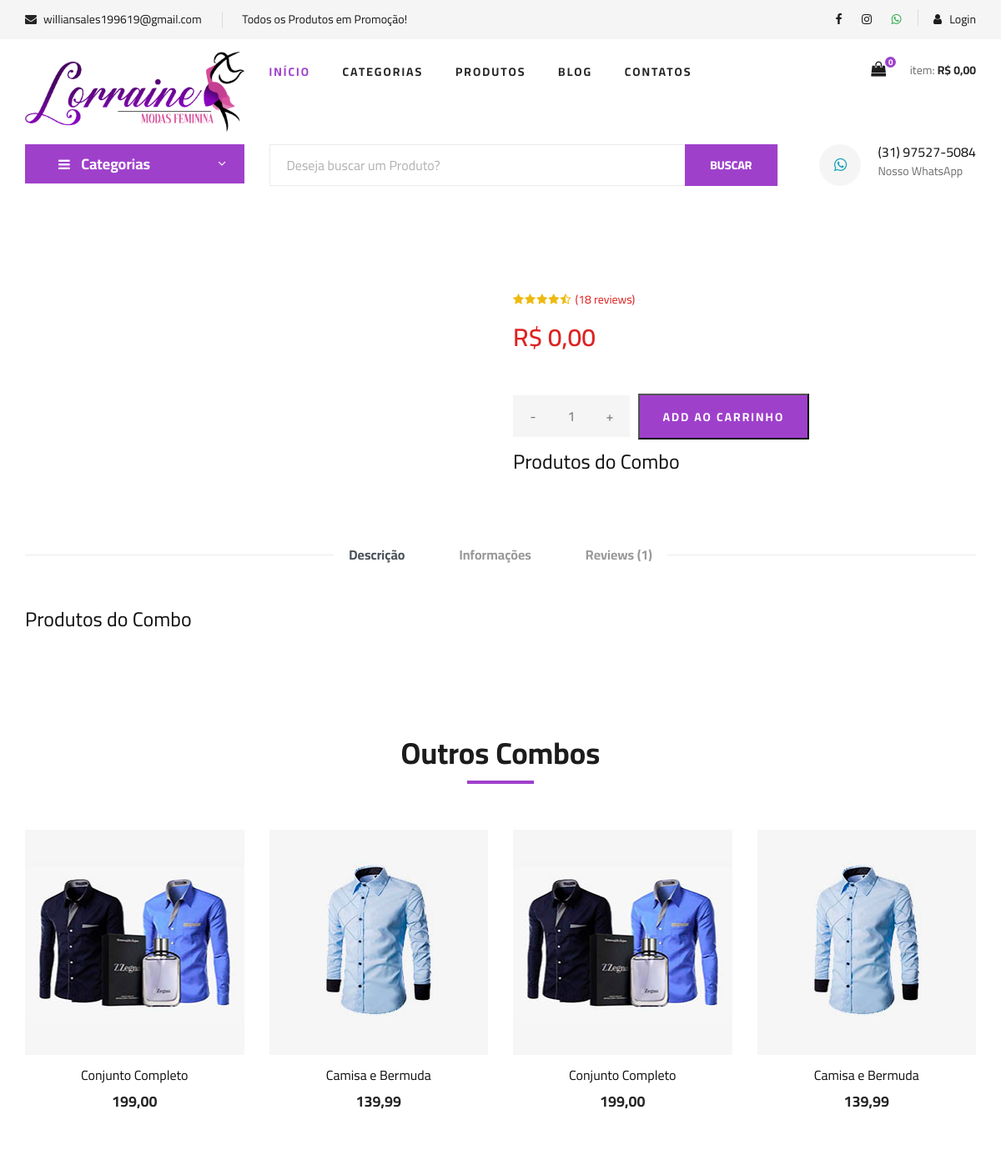
The app's page /combo.php with its own data.
### tables this page shows
CREATE TABLE `combos` (
  `id` int(11) NOT NULL AUTO_INCREMENT,
  `nome` varchar(100) NOT NULL,
  `nome_url` varchar(50) NOT NULL,
  `descricao` varchar(1000) NOT NULL,
  `descricao_longa` text NOT NULL,
  `valor` decimal(8,2) NOT NULL,
  `imagem` varchar(100) NOT NULL,
  `tipo_envio` int(1) NOT NULL,
  `palavras` varchar(250) NOT NULL,
  `ativo` varchar(5) NOT NULL,
  `peso` double(8,2) NOT NULL,
  `largura` double(8,2) NOT NULL,
  `altura` double(8,2) NOT NULL,
  `comprimento` double(8,2) NOT NULL,
  `valor_frete` decimal(10,2) DEFAULT NULL,
  PRIMARY KEY (`id`)
);

### combo.php (the view, shortened to what this page needs)
<?php
require_once("cabecalho.php");
?>
<?php
require_once("cabecalho-busca.php");
?>
<?php
$produto_get = @$_GET['nome'];
?>
<?php
$query = $pdo->query("SELECT * FROM combos where nome_url = '$produto_get' ");
$res = $query->fetchAll(PDO::FETCH_ASSOC);
$valor = $res[0]['valor'];
$valor = number_format($valor, 2, ',', '.');
?>
<section class="product-details spad">
    <div class="container">
        <div class="row">
            <div class="col-lg-6 col-md-6">
                <div class="product__details__pic">
                    <div class="product__details__pic__item">
                    </div>
                </div>
            </div>
            <div class="col-lg-6 col-md-6">
                <div class="product__details__text">
                    <div class="product__details__rating">
                        <i class="fa fa-star"></i>
                        <i class="fa fa-star"></i>
                        <i class="fa fa-star"></i>
                        <i class="fa fa-star"></i>
                        <i class="fa fa-star-half-o"></i>
                        <span>(18 reviews)</span>
                    </div>
                    <div class="product__details__price">R$ <?php echo $valor ?></div>
                    <form method="post" id="form-add">
                        <div class="product__details__quantity">
                            <div class="quantity">
                                <div class="pro-qty">
                                    <input type="text" name="quantidade" value="1">
                                </div>
                            </div>
                        </div>
                        <button class="primary-btn" id="btn-add-car">ADD AO CARRINHO</button>
                    </form>
                    <h4 class="mt-2">Produtos do Combo</h4>
                  </div>
              </div>
              <div class="col-lg-12">
                <div class="product__details__tab">
                    <ul class="nav nav-tabs" role="tablist">
                        <li class="nav-item">
                            <a class="nav-link active" data-toggle="tab" href="#tabs-1" role="tab"
                            aria-selected="true">Descrição</a>
                        </li>
                        <li class="nav-item">
                            <a class="nav-link" data-toggle="tab" href="#tabs-2" role="tab"
                            aria-selected="false">Informações</a>
                        </li>
                        <li class="nav-item">
                            <a class="nav-link" data-toggle="tab" href="#tabs-3" role="tab"
                            aria-selected="false">Reviews <span>(1)</span></a>
                        </li>
                    </ul>
                    <div class="tab-content">
                        <div class="tab-pane active" id="tabs-1" role="tabpanel">
                            <div class="product__details__tab__desc">
                                <h4 class="mt-2 mb-4">Produtos do Combo</h4>
                            </div>
                        </div>
                    </div>
                </div>
            </div>
        </div>
    </div>
</section>
<section class="related-product">
    <div class="container">
        <div class="row">
            <div class="col-lg-12">
                <div class="section-title related__product__title">
                    <h2>Outros Combos</h2>
                </div>
            </div>
        </div>
        <div class="row">
            <div class="categories__slider owl-carousel">
                <?php
                $query = $pdo->query("SELECT * FROM combos order by id desc limit 10 ");
                $res = $query->fetchAll(PDO::FETCH_ASSOC);
                for ($i=0; $i < count($res); $i++) {
                  $nome = $res[$i]['nome'];
                  $valor = $res[$i]['valor'];
                  $nome_url = $res[$i]['nome_url'];
                  $imagem = $res[$i]['imagem'];
                  $valor = number_format($valor, 2, ',', '.');
                  ?>
                  <div class="col-lg-3 col-md-4 col-sm-6 mix sapatos fresh-meat">
                      <div class="product__item">
                        <div class="product__item__pic set-bg" data-setbg="img/combos/<?php echo $imagem ?>">
                            </div>
                            <div class="product__item__text">
                                <a href="combo-<?php echo $nome_url ?>"><h6><?php echo $nome ?></h6>
                                    <h5><?php echo $valor ?></h5></a>
                                </div>
                            </div>
                        </div>
                    <?php } ?>
                </div>
            </div>
        </div>
    </section>
    <?php
    require_once("rodape.php");
    ?>

### css/style.css (style rules this page uses)
html, body { height: 100%; font-family: "Cairo", sans-serif; -webkit-font-smoothing: antialiased; font-smoothing: antialiased; }
h1, h2, h3, h4, h5, h6 { margin: 0; color: #111111; font-weight: 400; font-family: "Cairo", sans-serif; }
h2 { font-size: 36px; }
h4 { font-size: 24px; }
h5 { font-size: 18px; }
h6 { font-size: 16px; }
ul, ol { padding: 0; margin: 0; }
.section-title { margin-bottom: 50px; text-align: center; }
.section-title h2 { color: #1c1c1c; font-weight: 700; position: relative; }
.section-title h2:after { position: absolute; left: 0; bottom: -15px; right: 0; height: 4px; width: 80px; background: #9F40CB; content: ""; margin: 0 auto; }
.set-bg { background-repeat: no-repeat; background-size: cover; background-position: top center; }
.spad { padding-top: 100px; padding-bottom: 100px; }
.primary-btn { display: inline-block; font-size: 14px; padding: 10px 28px 10px; color: #ffffff; text-transform: uppercase; font-weight: 700; background: #9F40CB; letter-spacing: 2px; }
.categories__slider .col-lg-3 { max-width: 100%; }
.product__item { margin-bottom: 50px; }
.product__item__pic { height: 270px; position: relative; overflow: hidden; }
.product__item__text { text-align: center; padding-top: 15px; }
.product__item__text h6 { margin-bottom: 10px; }
.product__item__text h5 { color: #252525; font-weight: 700; }
.product-details { padding-top: 80px; }
.product__details__pic__item { margin-bottom: 20px; }
.product__details__text .product__details__rating { font-size: 14px; margin-bottom: 12px; }
.product__details__text .product__details__rating i { margin-right: -2px; color: #EDBB0E; }
.product__details__text .product__details__rating span { color: #dd2222; margin-left: 4px; }
.product__details__text .product__details__price { font-size: 30px; color: #dd2222; font-weight: 600; margin-bottom: 15px; }
.product__details__text .primary-btn { padding: 16px 28px 14px; margin-right: 6px; margin-bottom: 5px; }
.product__details__quantity { display: inline-block; margin-right: 6px; }
.pro-qty { width: 140px; height: 50px; display: inline-block; position: relative; text-align: center; background: #f5f5f5; margin-bottom: 5px; }
.pro-qty input { height: 100%; width: 100%; font-size: 16px; color: #6f6f6f; width: 50px; border: none; background: #f5f5f5; text-align: center; }
.product__details__tab { padding-top: 85px; }
.product__details__tab .nav-tabs { border-bottom: none; justify-content: center; position: relative; }
.product__details__tab .nav-tabs:before { position: absolute; left: 0; top: 12px; height: 1px; width: 370px; background: #ebebeb; content: ""; }
.product__details__tab .nav-tabs:after { position: absolute; right: 0; top: 12px; height: 1px; width: 370px; background: #ebebeb; content: ""; }
.product__details__tab .nav-tabs li { margin-bottom: 0; margin-right: 65px; }
.product__details__tab .nav-tabs li:last-child { margin-right: 0; }
.product__details__tab .nav-tabs li a { font-size: 16px; color: #999999; font-weight: 700; border: none; border-top-left-radius: 0; border-top-right-radius: 0; padding: 0; }
.product__details__tab .product__details__tab__desc { padding-top: 44px; }
.related-product { padding-bottom: 30px; }
.related__product__title { margin-bottom: 70px; }
@media only screen and (min-width: 1200px) { .container { max-width: 1170px; } }

### records on screen
combos: shows a picture, nome "Conjunto Completo", valor "199,00"
combos: shows a picture, nome "Camisa e Bermuda", valor "139,99"

### other values on screen
$email "williansales199619@gmail.com"
$texto_destaque "Todos os Produtos em Promoção!"
$linhas "0"
$total_c "0,00"
$whatsapp "(31) 97527-5084"
$valor "0,00"
